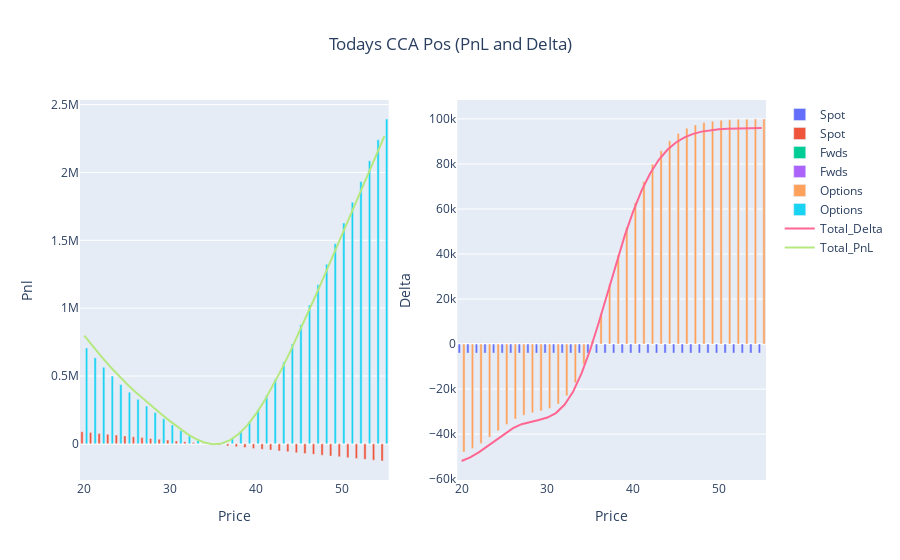

Write notebook code for a chart like this one.
### Markdown cell above
# Today's Position

### Code cell
## USE THIS STYLE OF GRAPHING FOR TODAY DATE ENTRY ##
position_functions = Position_Reporting(positions, 'CCA', current_date)
pnl, delta, theta, vega, value = position_functions.combine_frame()

fig_d = go.Figure()

fig_d.add_trace(go.Bar(x=delta.Price, y=delta.Spot, name='Spot', base=0))
fig_d.add_trace(go.Bar(x=delta.Price, y=delta.Fwds, name='Fwds', base=0))
fig_d.add_trace(go.Bar(x=delta.Price, y=delta.Options, name='Options', base=0))
fig_d.add_trace(go.Scatter(x=delta.Price, y=delta.Total_Delta, mode='lines', name='Total_Delta'))

#fig_d.update_layout(title='ACCU Delta Today', xaxis_title='Price', yaxis_title='Delta', barmode='stack')
#fig_d.show()

#~~~~~~~~~~~~~~~~~~~~~~~~~~~~~~~~~
fig_p = go.Figure()

fig_p.add_trace(go.Bar(x=pnl.Price, y=pnl.Spot, name='Spot', base=0))
fig_p.add_trace(go.Bar(x=pnl.Price, y=pnl.Fwds, name='Fwds', base=0))
fig_p.add_trace(go.Bar(x=pnl.Price, y=pnl.Options, name='Options', base=0))
fig_p.add_trace(go.Scatter(x=pnl.Price, y=pnl.Total_Pnl, mode='lines', name='Total_PnL'))

#fig_p.update_layout(title='ACCU PnL Today', xaxis_title='Price', yaxis_title='pnl', barmode='stack')
#fig_p.show()


#~~~~~~~~~~~~~~~~~~~~~~~~~~~~~~~
fig = make_subplots(rows=1, cols=2)
for i in range(0,len(fig_d.data)):
    fig.add_trace(fig_d.data[i], row=1, col=2)
    fig.add_trace(fig_p.data[i], row=1, col=1)
    
#fig.update_layout(title={'text': 'Todays CCA Pos (PnL and Delta)','x': 0.5,'xanchor': 'center'}, barmode='stack')
fig.update_layout(title={'text': 'Todays CCA Pos (PnL and Delta)','x': 0.5,'xanchor': 'center'})

fig.update_xaxes(title_text="Price", row=1, col=1)
fig.update_yaxes(title_text="Pnl", row=1, col=1)
fig.update_xaxes(title_text="Price", row=1, col=2)
fig.update_yaxes(title_text="Delta", row=1, col=2)    
fig.show()

### Figure 1 — Plotly figure (JSON) as saved in the notebook; plotly's stock layout.template omitted (floating-point values rounded to 4 significant figures)
{"data": [{"base": 0, "name": "Spot", "type": "bar", "x": [20, 21, 22, 23, 24, 25, 26, 27, 28, 29, 30, 31, 32, 33, 34, 35, 36, 37, 38, 39, 40, 41, 42, 43, 44, 45, 46, 47, 48, 49, 50, 51, 52, 53, 54, 55], "xaxis": "x2", "y": [-4000, -4000, -4000, -4000, -4000, -4000, -4000, -4000, -4000, -4000, -4000, -4000, -4000, -4000, -4000, -4000, -4000, -4000, -4000, -4000, -4000, -4000, -4000, -4000, -4000, -4000, -4000, -4000, -4000, -4000, -4000, -4000, -4000, -4000, -4000, -4000], "yaxis": "y2"}, {"base": 0, "name": "Spot", "type": "bar", "x": [20, 21, 22, 23, 24, 25, 26, 27, 28, 29, 30, 31, 32, 33, 34, 35, 36, 37, 38, 39, 40, 41, 42, 43, 44, 45, 46, 47, 48, 49, 50, 51, 52, 53, 54, 55], "xaxis": "x", "y": [89470.0, 83310.0, 77140.0, 70970.0, 64810.0, 58640.0, 52470.0, 46310.0, 40140.0, 33980.0, 27810.0, 21640.0, 15480.0, 9311.0, 3145.0, -3021.0, -9188.0, -15350.0, -21520.0, -27690.0, -33850.0, -40020.0, -46180.0, -52350.0, -58520.0, -64680.0, -70850.0, -77020.0, -83180.0, -89350.0, -95510.0, -101700.0, -107800.0, -114000.0, -120200.0, -126300.0], "yaxis": "y"}, {"base": 0, "name": "Fwds", "type": "bar", "x": [20, 21, 22, 23, 24, 25, 26, 27, 28, 29, 30, 31, 32, 33, 34, 35, 36, 37, 38, 39, 40, 41, 42, 43, 44, 45, 46, 47, 48, 49, 50, 51, 52, 53, 54, 55], "xaxis": "x2", "y": [0, 0, 0, 0, 0, 0, 0, 0, 0, 0, 0, 0, 0, 0, 0, 0, 0, 0, 0, 0, 0, 0, 0, 0, 0, 0, 0, 0, 0, 0, 0, 0, 0, 0, 0, 0], "yaxis": "y2"}, {"base": 0, "name": "Fwds", "type": "bar", "x": [20, 21, 22, 23, 24, 25, 26, 27, 28, 29, 30, 31, 32, 33, 34, 35, 36, 37, 38, 39, 40, 41, 42, 43, 44, 45, 46, 47, 48, 49, 50, 51, 52, 53, 54, 55], "xaxis": "x", "y": [0, 0, 0, 0, 0, 0, 0, 0, 0, 0, 0, 0, 0, 0, 0, 0, 0, 0, 0, 0, 0, 0, 0, 0, 0, 0, 0, 0, 0, 0, 0, 0, 0, 0, 0, 0], "yaxis": "y"}, {"base": 0, "name": "Options", "type": "bar", "x": [20, 21, 22, 23, 24, 25, 26, 27, 28, 29, 30, 31, 32, 33, 34, 35, 36, 37, 38, 39, 40, 41, 42, 43, 44, 45, 46, 47, 48, 49, 50, 51, 52, 53, 54, 55], "xaxis": "x2", "y": [-47920.0, -46320.0, -44110.0, -41420.0, -38500.0, -35680.0, -33310.0, -31580.0, -30480.0, -29680.0, -28640.0, -26640.0, -22980.0, -17130.0, -8915.0, 1494.0, 13560.0, 26520.0, 39540.0, 51840.0, 62860.0, 72250.0, 79890.0, 85850.0, 90320.0, 93550.0, 95820.0, 97350.0, 98360.0, 99010.0, 99410.0, 99660.0, 99800.0, 99890.0, 99940.0, 99970.0], "yaxis": "y2"}, {"base": 0, "name": "Options", "type": "bar", "x": [20, 21, 22, 23, 24, 25, 26, 27, 28, 29, 30, 31, 32, 33, 34, 35, 36, 37, 38, 39, 40, 41, 42, 43, 44, 45, 46, 47, 48, 49, 50, 51, 52, 53, 54, 55], "xaxis": "x", "y": [707200.0, 634700.0, 565200.0, 499400.0, 438000.0, 381000.0, 328000.0, 278300.0, 230600.0, 184400.0, 139500.0, 96860.0, 58470.0, 27330.0, 6994.0, 1010.0, 12380.0, 43080.0, 93850.0, 164200.0, 252500.0, 356500.0, 473600.0, 601100.0, 736700.0, 878100.0, 1024000.0, 1172000.0, 1323000.0, 1474000.0, 1627000.0, 1780000.0, 1933000.0, 2087000.0, 2240000.0, 2394000.0], "yaxis": "y"}, {"mode": "lines", "name": "Total_Delta", "type": "scatter", "x": [20, 21, 22, 23, 24, 25, 26, 27, 28, 29, 30, 31, 32, 33, 34, 35, 36, 37, 38, 39, 40, 41, 42, 43, 44, 45, 46, 47, 48, 49, 50, 51, 52, 53, 54, 55], "xaxis": "x2", "y": [-51920.0, -50320.0, -48110.0, -45420.0, -42500.0, -39680.0, -37310.0, -35580.0, -34480.0, -33680.0, -32640.0, -30640.0, -26980.0, -21130.0, -12910.0, -2506.0, 9561.0, 22520.0, 35540.0, 47840.0, 58860.0, 68250.0, 75890.0, 81850.0, 86320.0, 89550.0, 91820.0, 93350.0, 94360.0, 95010.0, 95410.0, 95660.0, 95800.0, 95890.0, 95940.0, 95970.0], "yaxis": "y2"}, {"mode": "lines", "name": "Total_PnL", "type": "scatter", "x": [20, 21, 22, 23, 24, 25, 26, 27, 28, 29, 30, 31, 32, 33, 34, 35, 36, 37, 38, 39, 40, 41, 42, 43, 44, 45, 46, 47, 48, 49, 50, 51, 52, 53, 54, 55], "xaxis": "x", "y": [796700.0, 718000.0, 642300.0, 570400.0, 502800.0, 439600.0, 380500.0, 324600.0, 270800.0, 218400.0, 167300.0, 118500.0, 73950.0, 36650.0, 10140.0, -2012.0, 3190.0, 27730.0, 72330.0, 136500.0, 218600.0, 316500.0, 427400.0, 548800.0, 678200.0, 813400.0, 952900.0, 1095000.0, 1240000.0, 1385000.0, 1531000.0, 1678000.0, 1825000.0, 1973000.0, 2120000.0, 2267000.0], "yaxis": "y"}], "layout": {"title": {"text": "Todays CCA Pos (PnL and Delta)", "x": 0.5, "xanchor": "center"}, "xaxis": {"anchor": "y", "domain": [0, 0.45], "title": {"text": "Price"}}, "xaxis2": {"anchor": "y2", "domain": [0.55, 1], "title": {"text": "Price"}}, "yaxis": {"anchor": "x", "domain": [0, 1], "title": {"text": "Pnl"}}, "yaxis2": {"anchor": "x2", "domain": [0, 1], "title": {"text": "Delta"}}}}
